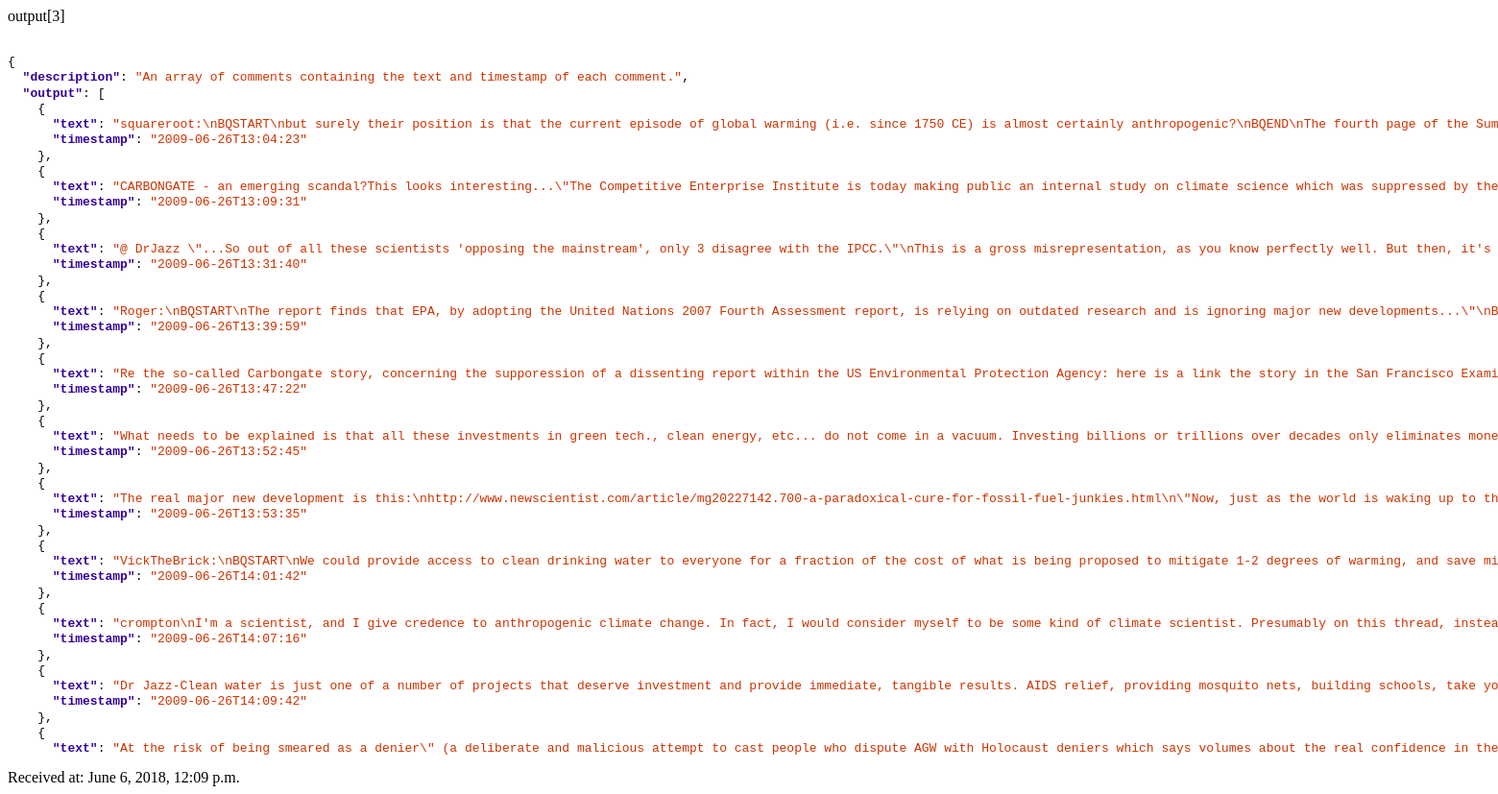
/pipeline/output/3, run on the app's committed database.
### pipeline/models.py (models this page shows, shortened)
class Pipe(models.Model):
    pipe_line = models.ForeignKey(Pipeline, on_delete=models.CASCADE)
    request = models.ForeignKey(PathRequest, on_delete=models.CASCADE)
    run_time = models.DateTimeField(null=True, blank=True)  # time at which input was run
    output = models.TextField(null=True, blank=True)
    output_time = models.DateTimeField(null=True, blank=True)  # time at which output was acquired
    position = models.IntegerField()  # position in list of pipes used for ordering on page
    local_id = models.IntegerField()  # the id for the pipe local to the pipeline
    parameters = models.ManyToManyField(Parameter, related_name="has_params", blank=True)

### pipeline/views.py (the view)
# urls.py: path('output/<str:pk>', views.OutputDetailView.as_view(), name='output'),
class OutputDetailView(generic.TemplateView):
    template_name = 'pipeline/output.html'
    def get_context_data(self, **kwargs):
        context = super().get_context_data(**kwargs)
        context['pipe'] = Pipe.objects.get(pk=kwargs['pk'])
        return context

### component_browser/templatetags/app_filters.py (called while the page is built)
@register.filter(name='ishtml')
def ishtml(json_string):
    try:
        json_obj = json.loads(json_string)
    except:
        return False
    return 'html' in json_obj

@register.filter(name='json_highlight')
def convert_to_json(json_string):
    try:
        json_obj = json.loads(json_string)
    except:
        return ''
    indented_json_string = json.dumps(json_obj, sort_keys=True, indent=2)
    formatter = get_formatter_by_name('html', style='manni')
    response = highlight(indented_json_string, get_lexer_by_name('json'), formatter)
    style = "<style>" + formatter.get_style_defs() + "</style><br>"
    return mark_safe(style + response)

### pipeline/templates/pipeline/output.html
{% load app_filters %}
<div class="row">
    {% if pipe.output != '' %}
        <div class="col-xs-1 col-sm-1">output[{{ pipe.local_id }}]</div>
    {% else %}
        <div class="col-xs-1 col-sm-1"></div>
    {% endif %}
    {% if pipe.output|ishtml %}
        <div class= "col-xs-11 col-sm-11 output">
            <iframe src="{% url 'pipeline:html_vis' pipe.id%}";></iframe>
        </div>
    {% else %}
        <div class= "col-xs-11 col-sm-11 output">{{ pipe.output|json_highlight|truncatewords_html:2000|safe  }}</div>
    {% endif %}
</div>
{% if pipe.output_time != None %}
   <div class="time-received">Received at: {{ pipe.output_time }}</div>
{% endif %}

### data on the page
Pipe: local_id "3", output|json_highlight "{ \"description\" : \"An array of comments containing the text and timestamp of each comment.\" , \"output\" : [ { \"text\" : \"squareroot:\\nBQSTART\\nbut surely their position is that the current episode of global warming (i.e. since 1750 CE) is almost certainly anthropogenic?\\nBQEND\\nThe fourth page of the \"timestamp\" : \"2009-06-26T13:04:23\" }, { \"text\" : \"CARBONGATE - an emerging scandal?This looks interesting...\\\"The Competitive Enterprise Institute is today making public an internal study on climate science which was suppressed by the \"timestamp\" : \"2009-06-26T13:09:31\" }, { \"text\" : \"@ DrJazz \\\"...So out of all these scientists 'opposing the mainstream', only 3 disagree with the IPCC.\\\"\\nThis…", output_time "June 6, 2018, 12:09 p.m."
